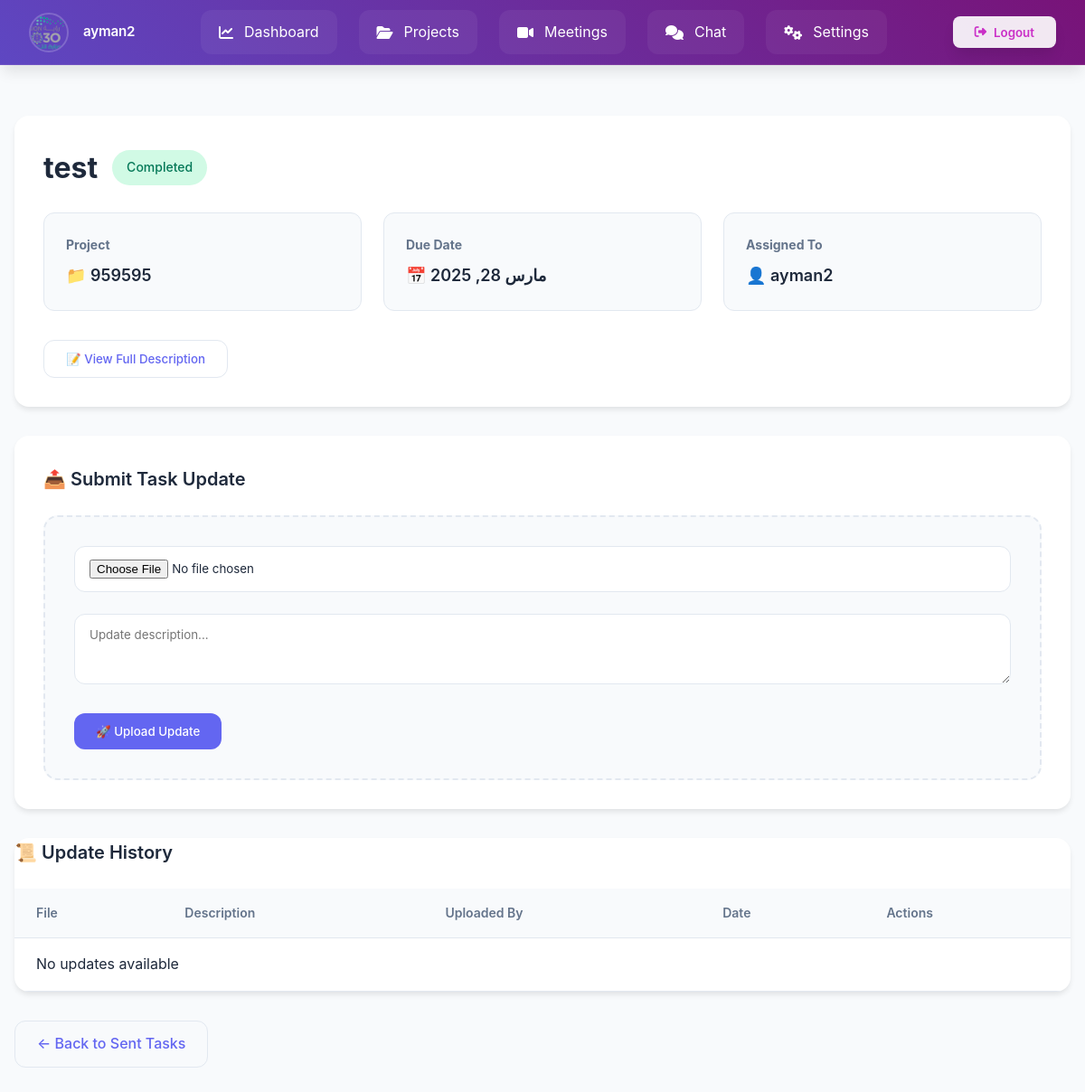
The page /tasks/2/progress/ (signed in) on the database as committed earlier.
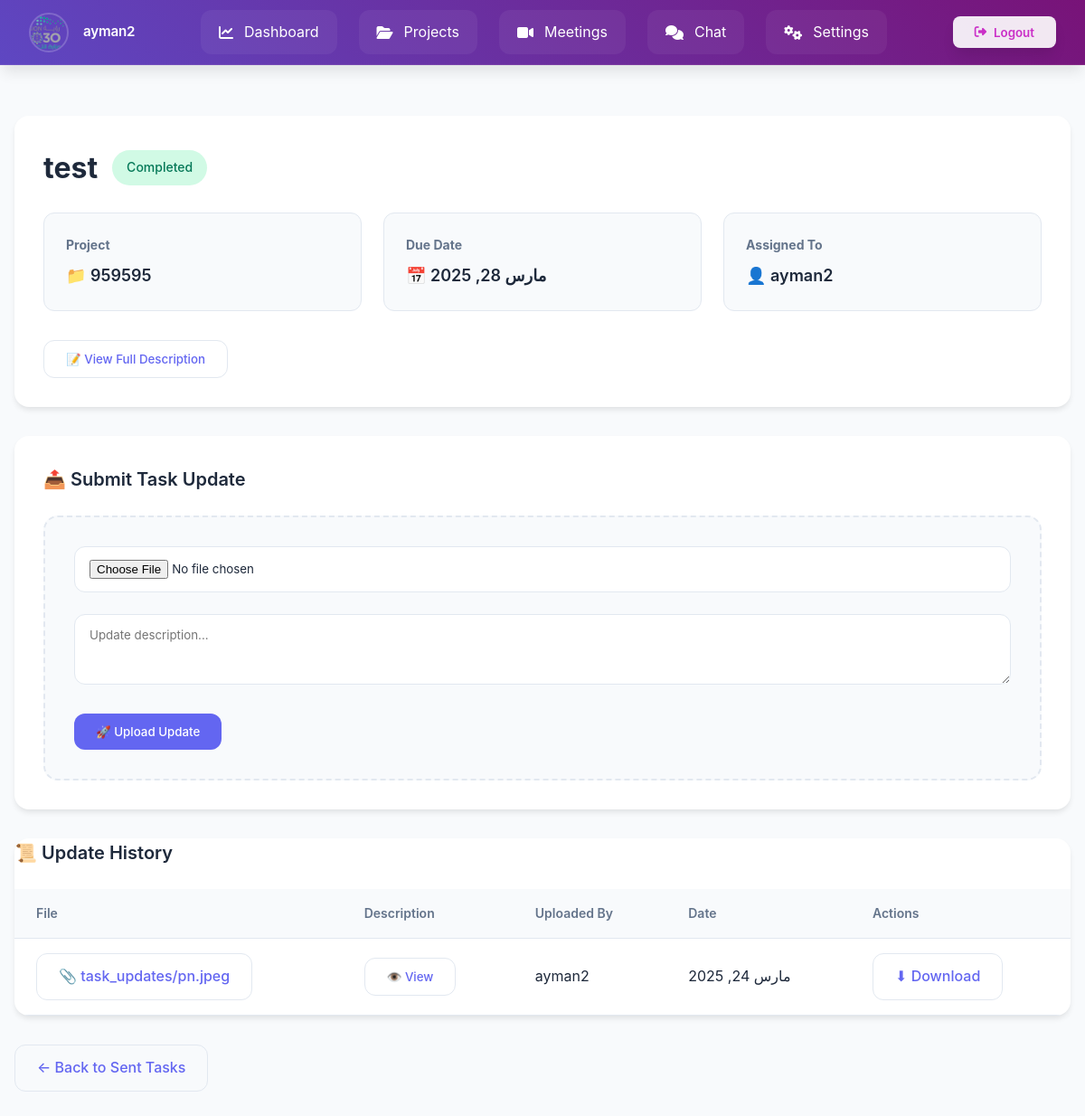
The same page on the database as committed later.
### tasks/models.py (models this page shows, shortened)
class TaskUpdate(models.Model):
    task = models.ForeignKey(Task, on_delete=models.CASCADE, related_name="updates")  # ✅ ربط التحديث بالمهمة
    file = models.FileField(upload_to="task_updates/")  # ✅ تخزين الملف المرفق
    description = models.TextField(blank=True, null=True)  # ✅ وصف التحديث
    uploaded_by = models.ForeignKey(CustomUser, on_delete=models.CASCADE)  # ✅ المستخدم الذي رفع التحديث
    uploaded_at = models.DateTimeField(auto_now_add=True)  # ✅ تاريخ الرفع

### users/models.py (models this page shows, shortened)
class CustomUser(AbstractUser):
    phone_regex = RegexValidator(
        regex=r'^05\d{8}$',
        message="رقم الجوال يجب أن يبدأ بـ 05 ويحتوي على 10 أرقام فقط."
    )
    phone_number = models.CharField(
        max_length=10,
        unique=True,
        validators=[phone_regex],
        help_text="رقم الجوال يجب أن يبدأ بـ 05 ويكون مكونًا من 10 أرقام."
    )
    ROLE_CHOICES = [
        ('member', 'Member'),  # العضو العادي
        ('expert', 'Expert')   # الخبير
    ]
    role = models.CharField(
    max_length=10,
    choices=ROLE_CHOICES,
    default='member'
    )
    profile_image = models.ImageField(
    upload_to='profile_pics/',
    default='profile_pics/p.png',  # تعيين صورة افتراضية عند إنشاء الحساب
    blank=True,
    null=True
    )
    groups = models.ManyToManyField(
        'auth.Group',
        related_name='custom_user_groups',
        blank=True
    )
    user_permissions = models.ManyToManyField(
        'auth.Permission',
        related_name='custom_user_permissions',
        blank=True
    )

### tasks/views.py (the view)
# urls.py: path('<int:task_id>/progress/', views.task_progress, name='task_progress'),
@login_required
def task_progress(request, task_id):
    task = get_object_or_404(Task, id=task_id)
    if request.user == task.project.owner:
        is_owner = True
        task_updates = TaskUpdate.objects.filter(task=task).order_by('-uploaded_at')
    elif request.user == task.assigned_to:
        is_owner = False
        task_updates = TaskUpdate.objects.filter(task=task).order_by('-uploaded_at')
    else:
        messages.error(request, "You do not have permission to view this task progress.")
        return redirect('tasks_list_by_project', project_id=task.project.id)
    return render(request, 'task_progress.html', {
        'task': task,
        'task_updates': task_updates,
        'is_owner': is_owner,
    })

### templates/task_progress.html (shortened to what the changed rows need)
<!DOCTYPE html>
<html lang="en">
<head>
</head>
<body>
    {% include 'navbar.html' %}
    <div class="container">
        <div class="task-header">
            <div class="task-title">
                <h1>{{ task.title }}</h1>
            </div>
        </div>
        <div class="upload-section">
            <h2 class="section-heading">
                📤 Submit Task Update
            </h2>
        </div>
        <div class="updates-table">
            <h2 class="section-heading">
                📜 Update History
            </h2>
            <div class="table-responsive">
                <table>
                    <thead>
                        <tr>
                            <th>File</th>
                            <th>Description</th>
                            <th>Uploaded By</th>
                            <th>Date</th>
                            <th>Actions</th>
                        </tr>
                    </thead>
                    <tbody>
                        {% for update in task_updates %}
                        <tr>
                            <td>
                                <a href="{{ update.file.url }}" class="btn btn-ghost" download>
                                    📎 {{ update.file.name|truncatechars:20 }}
                                </a>
                            </td>
                            <td>
                                <button class="btn btn-ghost"
                                        onclick="openUpdateDescriptionModal(`{{ update.description|escapejs }}`)">
                                    👁️ View
                                </button>
                            </td>
                            <td>{{ update.uploaded_by.username }}</td>
                            <td>{{ update.uploaded_at|date:"M d, Y" }}</td>
                            <td>
                                <a href="{{ update.file.url }}" class="btn btn-ghost" download>
                                    ⬇ Download
                                </a>
                            </td>
                        </tr>
                        {% empty %}
                        <tr>
                            <td colspan="5">No updates available</td>
                        </tr>
                        {% endfor %}
                    </tbody>
                </table>
            </div>
        </div>
    </div>
</body>
</html>

Rows that differ between the two databases and show on the page:
added TaskUpdate: file.name "task_updates/pn.jpeg", uploaded_by.username "ayman2", uploaded_at "مارس 24, 2025"
Other text that changed with them:
text no longer shown: "No updates available"
